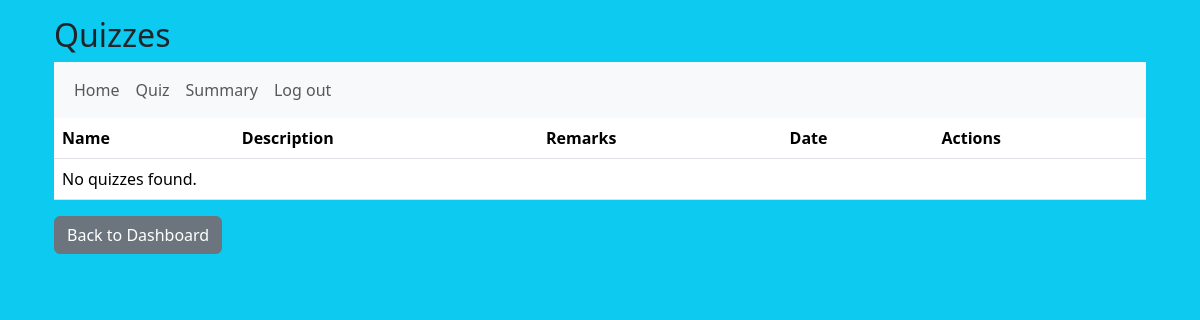
The app's page /admin/quiz/show (signed in), older data.
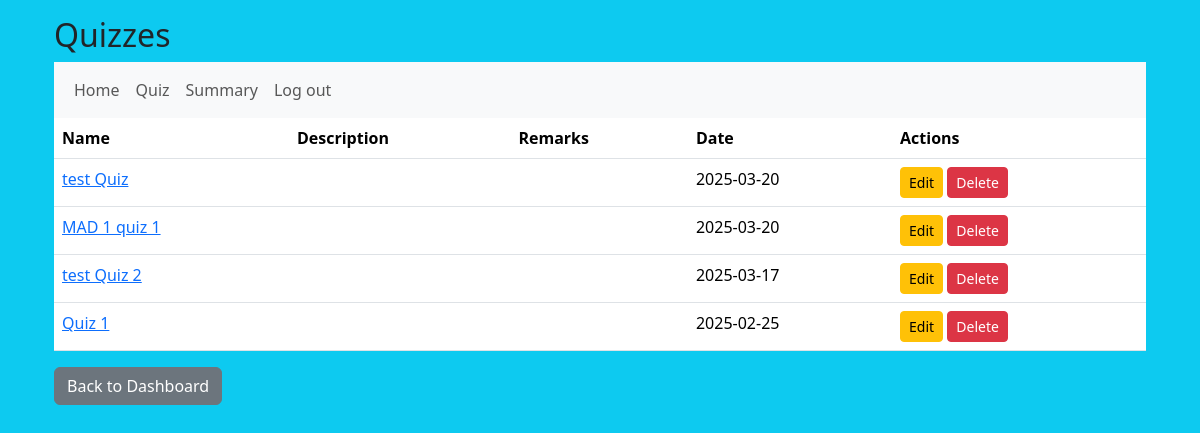
The same page, newer data.
### models/models.py (models this page shows)
class Quiz(db.Model):
    __tablename__ = "quizzes"
    id = db.Column(db.Integer, primary_key=True, autoincrement=True)
    chapter_id = db.Column(db.Integer, db.ForeignKey('chapters.id'), nullable=False)
    name = db.Column(db.String(50), nullable=False)
    description = db.Column(db.Text)
    remarks = db.Column(db.Text)
    date_of_quiz = db.Column(db.Date)
    chapter = db.relationship('Chapter', back_populates='quizzes')
    questions = db.relationship('Question', back_populates='quiz',cascade="all, delete-orphan")
    scores = db.relationship('Score', back_populates='quiz',cascade="all, delete-orphan")

### controllers/controllers.py (the view)
@controllers.route('/admin/quiz/show')
def quiz_show():
    if not check_role('admin'):
        flash('You are not allowed here')
        return redirect(url_for('controllers.login'))
    quizzes = Quiz.query.all()
    return render_template('admin_quiz.html',quizzes=quizzes)

### controllers/controllers.py (called while the page is built)
def check_role(role):
    if 'user_id' in session and session['role']==role:
        return True
    return False

### templates/admin_quiz.html
{% extends 'layout.html' %}
{% block body %}
    <div class="container">
        <h2>Quizzes</h2>
        <nav class="navbar navbar-expand-sm bg-light">
            <div class="container-fluid">
                <ul class="navbar-nav">
                    <li class="nav-item">
                        <a class="nav-link" href="{{url_for('controllers.admin_dashboard')}}">Home</a>
                    </li>
                    <li>
                        <a class="nav-link" href ="{{url_for('controllers.quiz_show')}}">Quiz</a>
                    </li>
                    <li>
                        <a class="nav-link" href ="{{url_for('controllers.summary_show')}}">Summary</a>
                    </li>
                    <li>
                        <a class="nav-link" href ="{{url_for('controllers.logout')}}">Log out</a>
                    </li>
                </ul>
            </div>
        </nav>
        <table class="table">
            <thead>
            <tr>
                <th>Name</th>
                <th>Description</th>
                <th>Remarks</th>
                <th>Date</th>
                <th>Actions</th>
            </tr>
            </thead>
            <tbody>
            {% for quiz in quizzes %}
                <tr>
                    <td>
                        <a href="{{ url_for('controllers.quiz_show_detail', id=quiz.id) }}">{{ quiz.name }}</a>
                    </td>
                    <td>{{ quiz.description }}</td>
                    <td>{{ quiz.remarks }}</td>
                    <td>{{ quiz.date_of_quiz }}</td>
                    <td>
                        <a href="{{url_for('controllers.quiz_edit',id=quiz.id)}}"class="btn btn-sm btn-warning">Edit</a>
                         <form method="POST" action="{{ url_for('controllers.quiz_delete', id=quiz.id) }}" style="display: inline;">
                            <button type="submit" class="btn btn-sm btn-danger">Delete</button>
                        </form>
                    </td>
                </tr>
            {% else %}
                <tr>
                    <td colspan="5">No quizzes found.</td>
                </tr>
            {% endfor %}
            </tbody>
        </table>
        <a href="{{ url_for('controllers.admin_dashboard') }}" class="btn btn-secondary">Back to Dashboard</a>
    </div>
{% endblock %}

Row changes from the older to the newer data that the page shows:
added Quiz: name "test Quiz", date_of_quiz "2025-03-20"
added Quiz: name "MAD 1 quiz 1", date_of_quiz "2025-03-20"
added Quiz: name "test Quiz 2", date_of_quiz "2025-03-17"
added Quiz: name "Quiz 1", date_of_quiz "2025-02-25"
Text that changed along with them:
text no longer shown: "No quizzes found."
